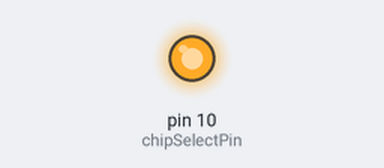
The sketch below on a simulated Arduino Uno, built with avr-gcc and run on an emulated ATmega328P. On the bench: output pins drawn as LEDs (lit = HIGH). What the sketch prints to the serial monitor is not drawn.

Above: at 0.1 s.
Timing chart, 0 to 1.6 s (numbered marks = the images above):
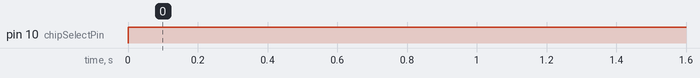

Measured:
- by itself, pin 10 (chipSelectPin): LOW → HIGH at 0.00 s

The sketch:

spi_master_demo.ino
```cpp
#include <SPI.h>

const int chipSelectPin = 10;

void setup() {
  pinMode(chipSelectPin, OUTPUT);
  digitalWrite(chipSelectPin, HIGH);
  SPI.begin();
  Serial.begin(9600);
}

void loop() {
  digitalWrite(chipSelectPin, LOW);
  byte response = SPI.transfer(0x55);
  digitalWrite(chipSelectPin, HIGH);

  Serial.print("SPI Response: ");
  Serial.println(response, HEX);
  delay(500);
}
```
